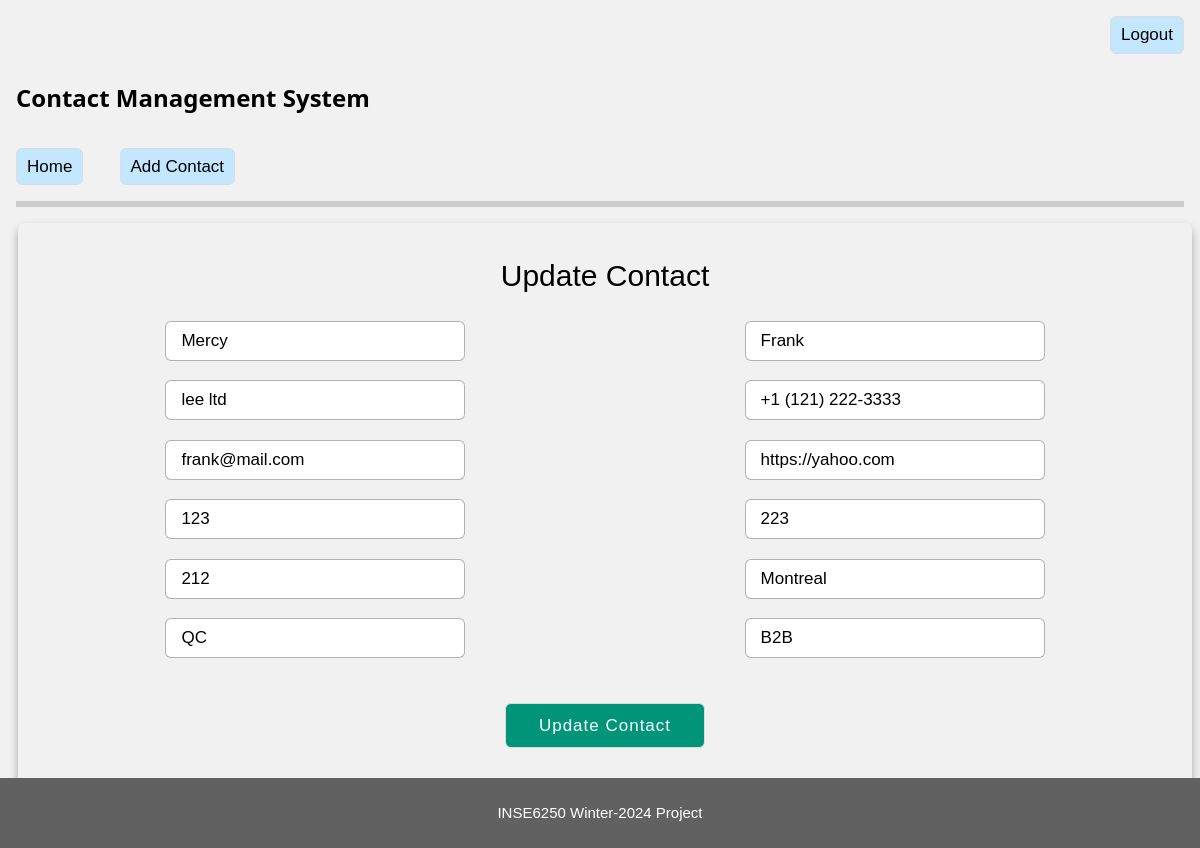
Screenshot of /contacts/update/2/ (signed in) with the database file from the repository.
### contacts/models.py (models this page shows, shortened)
class Contact(models.Model):
    firstName = models.CharField(max_length=200)
    lastName = models.CharField(max_length=200)
    company = models.CharField(max_length=200)
    phone = models.CharField(max_length=200)
    email = models.CharField(max_length=200)
    website = models.CharField(max_length=200)
    unitNumber = models.IntegerField()
    civicNumber = models.IntegerField()
    street = models.CharField(max_length=200)
    city = models.CharField(max_length=200)
    province = models.CharField(max_length=2)
    postalCode = models.CharField(max_length=3)
    createdAt = models.DateTimeField(default=datetime.now())

### contacts/views.py (the view)
# urls.py: path('update/<int:id>/', views.updateContact, name='updateContact'),
@login_required
def updateContact(req, id):
    if req.method == 'GET':
        if not req.session.get('urlref'):
            req.session['urlref'] = req.META.get('HTTP_REFERER')
        contact = get_object_or_404(Contact, pk=id)
        context = {'contact': contact}
        return render(req, 'contacts/updateContact.html', context=context)
    return doUpdateContact(req, id)

### templates/contacts/updateContact.html (shortened to what this page needs)
{% extends "base.html" %}
{% block content %}
{% if contact %}
<div class="addContact container_main">
  <div class="registration form">
    <header>Update Contact</header>
    <form action="{% url 'contacts:updateContact' contact.id %}" method="post">
      <div class="form-flex">
        <input type="text" required value="{{contact.firstName}}" name="firstname" placeholder="First Name">
        <input type="text" required value="{{contact.lastName}}" name="lastname" placeholder="Last Name">
        <input type="text" required value="{{contact.company}}" name="company" placeholder="Company">
        <input type="text" required value="{{contact.phone}}" name="phone" placeholder="Phone Number">
        <input type="text" required value="{{contact.email}}" name="email" placeholder="Email Address">
        <input type="text" required value="{{contact.website}}" name="website" placeholder="Website Address (http(s)://x.x)">
        <input type="number" required value="{{contact.unitNumber}}" name="unitNumber" placeholder="Unit Number">
        <input type="number" required value="{{contact.civicNumber}}" name="civicNumber" placeholder="Civic Number">
        <input type="text" required value="{{contact.street}}" name="street" placeholder="Street Code">
        <input type="text" required value="{{contact.city}}" name="city" placeholder="City">
        <input type="text" required value="{{contact.province}}" name="province" class="upper" maxlength="2" placeholder="Province (QC)">
        <input type="text" required value="{{contact.postalCode}}" name="postalCode" class="upper" maxlength="3" placeholder="Postal Code (A1A or 1A1)">
      </div>
      <button type="submit" class="button">Update Contact</button>
    </form>
  </div>
</div>
{% else %}
    <p style="text-align: center;">No contacts found </p>
{% endif %}
{% endblock %}

### contacts/static/css/contact.css (style rules this page uses)
html { box-sizing: border-box }
*, *:before, *:after { box-sizing: inherit }
html { -ms-text-size-adjust: 100%; -webkit-text-size-adjust: 100% }
body,h1,h2,h3,h4,h5,h6 { font-family: "Raleway", sans-serif }
body { margin: 0 }
article, aside, details, figcaption, figure, footer, header, main, menu, nav, section { display: block }
button, input, select, textarea, optgroup { font: inherit; margin: 0 }
button, input { overflow: visible }
button, select { text-transform: none }
html, body { font-family: Verdana, sans-serif; font-size: 15px; line-height: 1.5 }
html { overflow-x: hidden }
.btn, .button { border: none; display: inline-block; padding: 8px 16px; vertical-align: middle; overflow: hidden; text-decoration: none; color: inherit; background-color: inherit; text-align: center; cursor: pointer; white-space: nowrap }
.btn, .button { -webkit-touch-callout: none; -webkit-user-select: none; -khtml-user-select: none; -moz-user-select: none; -ms-user-select: none; user-select: none }
.content, .auto { margin-left: auto; margin-right: auto }
.content { max-width: 980px }
.light-grey, .hover-light-grey:hover, .light-gray, .hover-light-gray:hover { color: #000 !important; background-color: #f1f1f1 !important }

### contacts/static/css/style.css (style rules this page uses)
.container_main { text-align: center; border-radius: 7px; box-shadow: 0 5px 10px rgba(0, 0, 0, 0.3); }
.container_main .registration { width: 80%; text-align: center; margin: 0 auto !important; }
.container_main .form { padding: 2rem; }
.container_main .form header { font-size: 2rem; font-weight: 500; text-align: center; margin-bottom: 1.5rem; }
.form input { height: 40px; width: 300px; padding: 0 15px; font-size: 17px; margin-bottom: 1.3rem; border: 1px solid #ddd; border-radius: 6px; outline: none; border: 1px solid rgba(0, 0, 0, 0.3); }
.container_main .form .button { color: #fff; background: #009579; font-size: 1.2rem; font-weight: 500; letter-spacing: 1px; margin-top: 1.7rem; cursor: pointer; transition: 0.4s; height: 45px; width: 200px; padding: 0 15px; font-size: 17px; margin-bottom: 1.3rem; border: 1px solid #ddd; border-radius: 6px; outline: none; }
.form-flex { display: flex; flex-wrap: wrap; flex-direction: row; justify-content:space-between; }
.upper { text-transform: uppercase; }
::placeholder { text-transform: none; }
.addContact { margin-bottom: 50px; }
.button { color: #fff; font-size: 1.2rem; font-weight: 500; cursor: pointer; padding: 5px 10px; font-size: 17px; border: 1px solid #ddd; border-radius: 6px; outline: none; }

### rows the page displays
Contact: firstname "Mercy", lastname "Frank", company "lee ltd", phone "+1 (121) 222-3333", email "frank@mail.com", website "https://yahoo.com", unitNumber "123", civicNumber "223", street "212", city "Montreal", province "QC", postalCode "B2B"
